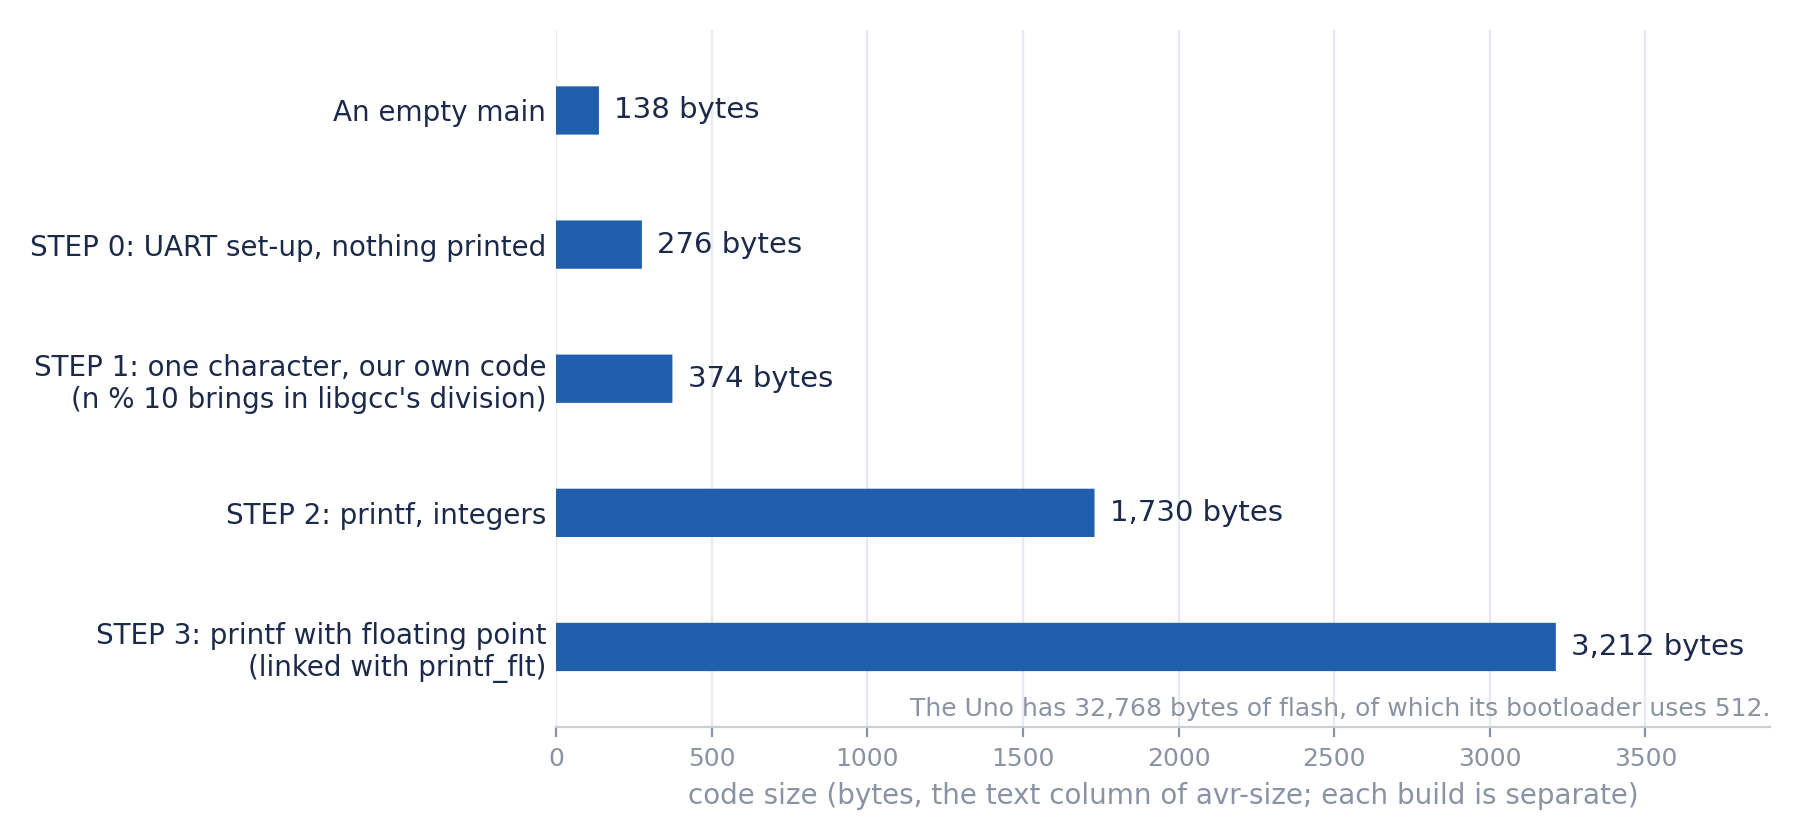

Generate this figure with Python:
import matplotlib; matplotlib.use("Agg")
import matplotlib.pyplot as plt
from matplotlib.patches import FancyBboxPatch
plt.rcParams["font.family"] = ["DejaVu Sans"]
NAVY="#1B2A4A"; BLUE="#1F5FAD"; GREY="#8A93A3"
rows = [("An empty main", 138),
        ("STEP 0: UART set-up, nothing printed", 276),
        ("STEP 1: one character, our own code\n(n % 10 brings in libgcc's division)", 374),
        ("STEP 2: printf, integers", 1730),
        ("STEP 3: printf with floating point\n(linked with printf_flt)", 3212)]
fig, ax = plt.subplots(figsize=(9, 4.2), dpi=200)
ys = list(range(len(rows)))[::-1]
for y,(lab,v) in zip(ys,rows):
    ax.add_patch(FancyBboxPatch((0, y-0.18), v, 0.36, boxstyle="round,pad=0,rounding_size=0.04",
                 mutation_aspect=0.004, fc=BLUE, ec="none"))
    ax.text(v+50, y, f"{v:,} bytes", va="center", fontsize=10.5, color=NAVY)
ax.set_yticks(ys); ax.set_yticklabels([r[0] for r in rows], fontsize=10, color=NAVY)
ax.set_xlim(0, 3900); ax.set_ylim(-0.6, len(rows)-0.4)
ax.set_xlabel("code size (bytes, the text column of avr-size; each build is separate)", fontsize=10, color=GREY)
for s in ["top","right","left"]: ax.spines[s].set_visible(False)
ax.spines["bottom"].set_color("#C9CED8"); ax.tick_params(axis="x", colors=GREY, labelsize=9); ax.tick_params(axis="y", length=0)
ax.xaxis.grid(True, color="#E6E9EF", lw=0.8); ax.set_axisbelow(True)
ax.text(3900, -0.55, "The Uno has 32,768 bytes of flash, of which its bootloader uses 512.", ha="right", va="bottom", fontsize=9, color=GREY)
plt.tight_layout(); plt.savefig("fig_size.png", facecolor="white")
